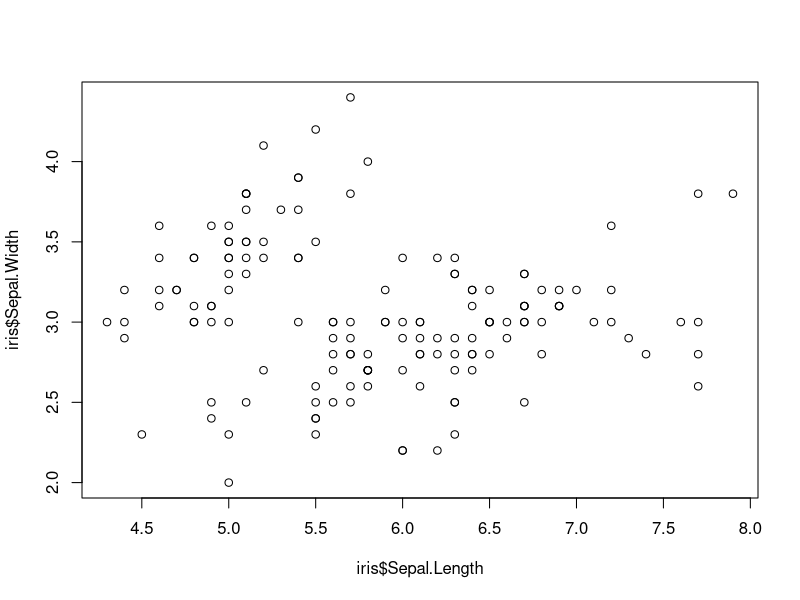
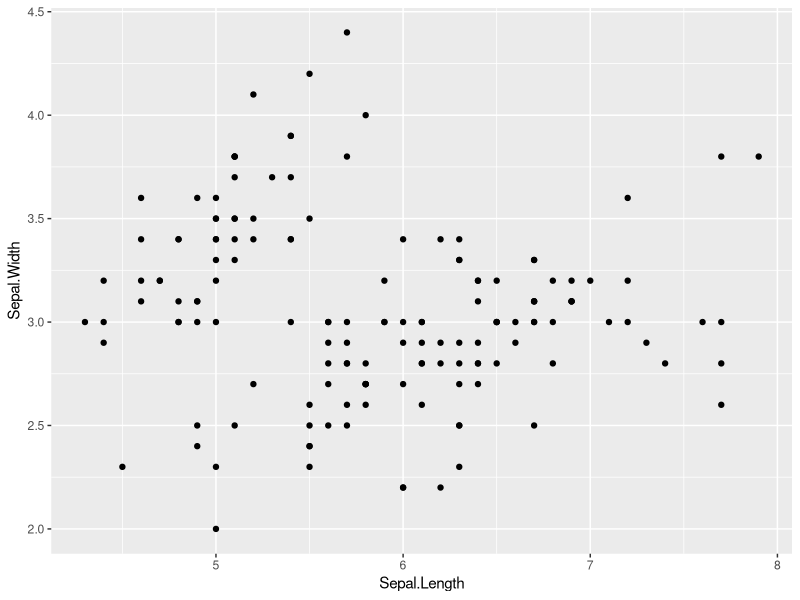
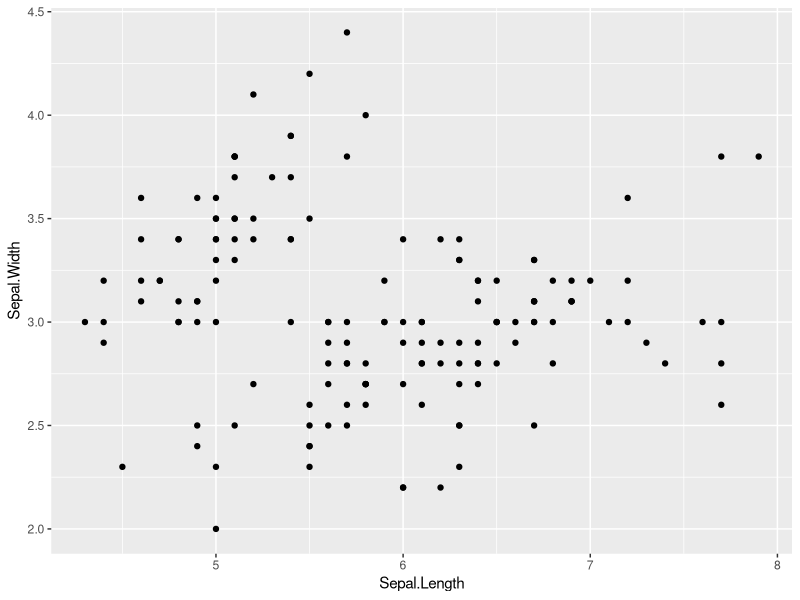
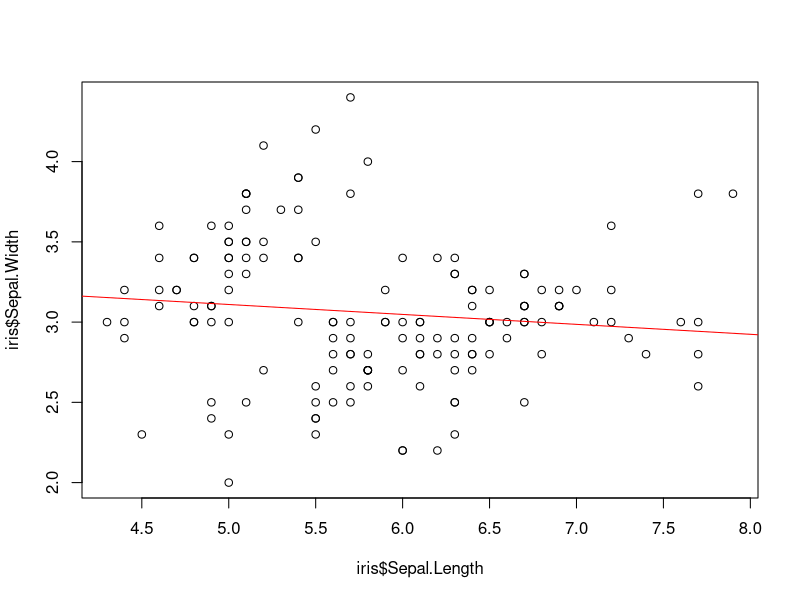
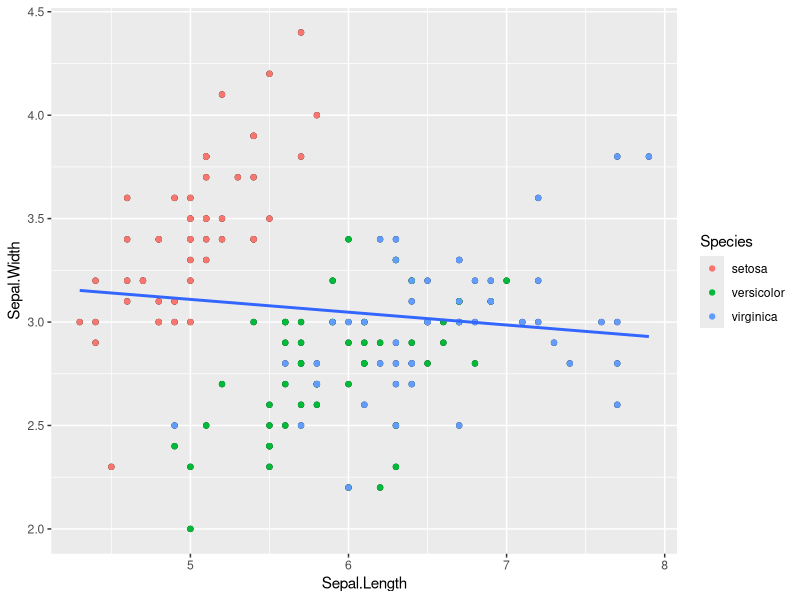
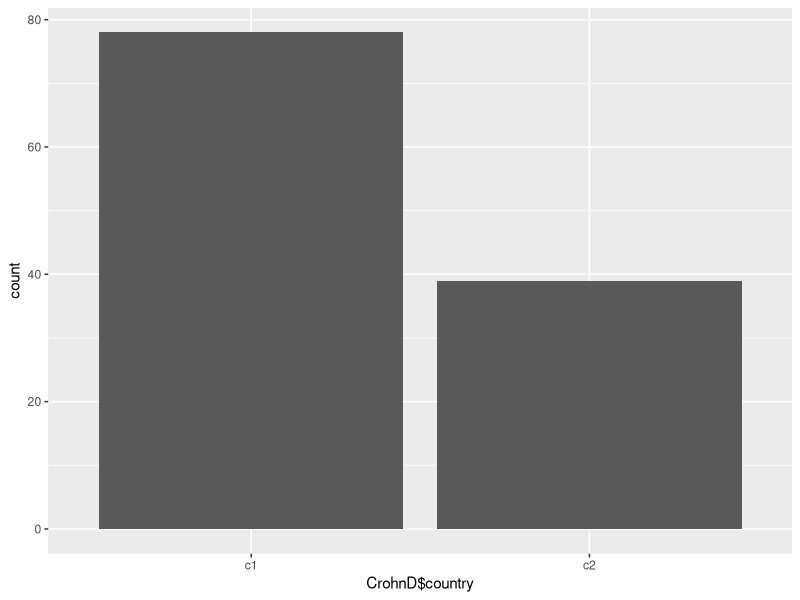
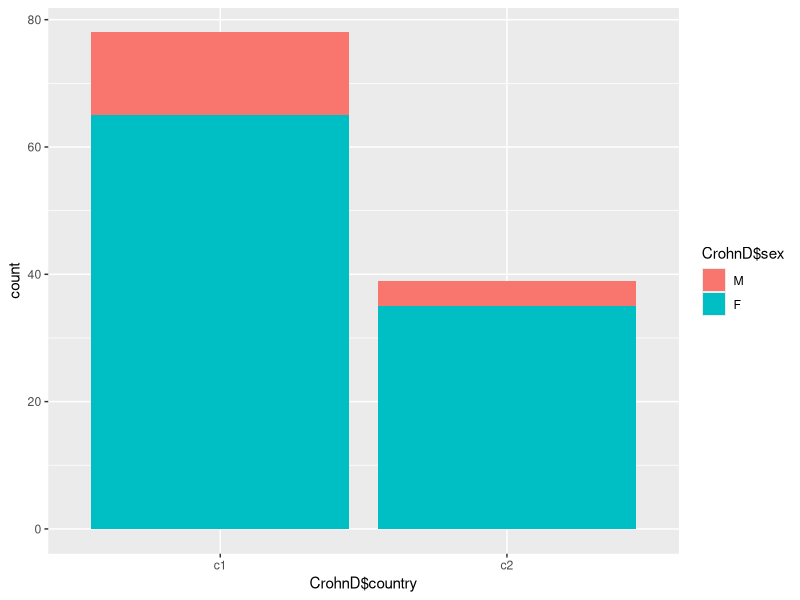
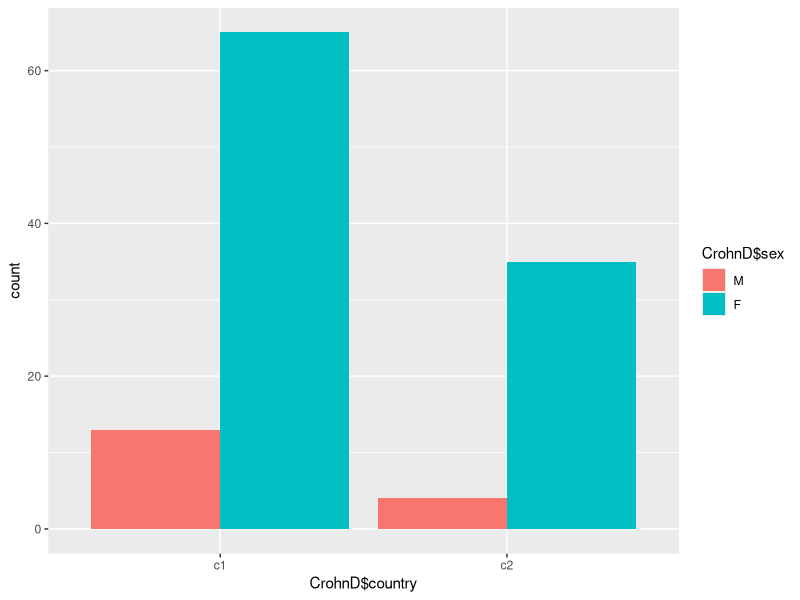

R code for these plots, in order:
################################################################################
### ggplot2
################################################################################
## Install ggplot2 package
install.packages("ggplot2")
# Load ggplot2 package
library(ggplot2)
# List of available geometric objects
help.search("geom_", package = "ggplot2")


## SCATTERPLOT with ggplot2
# Use the iris dataset
data(iris)
# Base graph
plot(iris$Sepal.Length, iris$Sepal.Width)
# Begin plot with ggplot() function 
# to create coordinate system
# Next add layer of points to plot: geom_point()
ggplot(data = iris) + 
  geom_point(mapping = aes(x = Sepal.Length, 
                           y = Sepal.Width))
# OR same plot with
ggplot(data = iris,
       aes(x = Sepal.Length, 
           y = Sepal.Width)) + 
  geom_point()
# With simple linear regression line
# Basic plot with lm line
iris.lm <- lm(iris$Sepal.Width ~ iris$Sepal.Length)
summary(iris.lm)
# iris.intercept = iris.lm$coefficients[1]
# iris.slope = iris.lm$coefficients[2]
plot(iris$Sepal.Length, iris$Sepal.Width)
abline(iris.lm, col = "red")
# Now in ggplot2
plot1<- ggplot(data = iris,
               aes(x = Sepal.Length, 
               y = Sepal.Width)) + 
          geom_point()
# Without confidence interval
plot1 + geom_point(aes(color = Species)) + 
  geom_smooth(method = "lm", se = FALSE)


## http://vincentarelbundock.github.io/Rdatasets/datasets.html
## Load the CrohnD dataset 
#  from the robustbase package
install.packages("robustbase") 
library(robustbase)
# Data set issued from a study 
# of the adverse events of a drug on 
# 117 patients affected by Crohn's disease 
# (a chronic inflammatory disease of the intestines)
data(CrohnD)
# Structure: 117 obs. 9 variables
str(CrohnD)
# The first five rows (patients)
CrohnD[1:5,]


## BARPLOT with ggplot2
# country.freq <- table(CrohnD$country)
# barplot(country.freq, ylim = c(0,100))
bp1 <- ggplot(CrohnD, aes(CrohnD$country))
# geom_bar uses stat="count" which 
# makes the height of the bar proportion 
# to the number of cases in each group
bp1 + geom_bar()
# Make it a stacked barplot incl. gender
bp2 <- ggplot(CrohnD, aes(CrohnD$country))
bp2 + geom_bar(aes(fill = CrohnD$sex))

# Make it a grouped barplot incl. gender
bp3 <- ggplot(CrohnD, aes(CrohnD$country))
bp3 + geom_bar(aes(fill = CrohnD$sex),
               position = "dodge")
# Custom title and labels of axes
# and change theme (white background)
bp4 <- ggplot(CrohnD, aes(CrohnD$country))
bp4 + geom_bar(aes(fill = CrohnD$sex),
               position = "dodge") +
  xlab("Country") + 
  ylab("Frequency by gender") +
  ggtitle("Countries and gender") +
  theme_bw()

# Change limits y-axis 
# and change legend
bp5 <- ggplot(CrohnD, aes(CrohnD$country))
bp5 + geom_bar(aes(fill = CrohnD$sex),
               position = "dodge") +
  xlab("Country") + 
  ylab("Frequency by gender") +
  ylim(0,70) +
  ggtitle("Countries and gender") +
# to remove the legend
  # guides(fill = FALSE) + 
# to remove the legend title
  # guides(fill = guide_legend(title = NULL)) + 
# to set legend title
  # guides(fill = guide_legend(title = "Gender")) + 
# set legend title and labels
  scale_fill_discrete(
    name = "Gender",
    breaks = c("M", "F"),
    labels = c("Male", "Female")) +
  theme_bw() +
  theme(plot.title = element_text(hjust = 0.5))
# last line to center plot title


## HISTOGRAM with ggplot2
# histogram1
ggplot(CrohnD, aes(CrohnD$BMI)) + 
  geom_histogram()
# histogram2
ggplot(CrohnD, aes(CrohnD$BMI)) + 
  geom_histogram(aes(y =..density..),
                 binwidth = 0.8,
                 alpha = I(.25),
                 col = I("gray")) +
  xlab("BMI") + 
  xlim(10,50) +
  geom_density(col = "blue") +
  theme_bw()


## BOXPLOT with ggplot2
# A simple ggplot boxplot
bxp1 <- ggplot(CrohnD, aes(x = treat, y = nrAdvE)) +
  geom_boxplot()
bxp1
# Boxplot with custom axis labels and ticks,
# centered title, coloring, margins set
library(RColorBrewer)
bxp2 <- ggplot(CrohnD, aes(x = treat, y = nrAdvE)) +
  geom_boxplot(fill = brewer.pal(3,"Set2"), 
               colour = brewer.pal(3,"Set2"), 
               alpha = 0.7) + 
  scale_x_discrete(name = "Treatment") +
  scale_y_continuous(name = "Number of adverse events",
                     breaks = seq(0, 14, 2),
                     limits=c(0, 14)) +
  ggtitle("Boxplot of number of adverse events per treatment") +
  theme(plot.title = element_text(hjust = 0.5),
        plot.margin = margin(1, 1, 2, 2, "cm")) 
bxp2


## FACETING - SMALL MULTIPLES
# Generate data for 12 samples,
# 100 values (total 1200 rows)
Measurement <- rep(1:100, each = 12)
Measurement[1:36]
Samples <- factor(rep(paste0("Sample",1:12),100),
                  levels = paste0("Sample",1:12))
# factor and levels set for correct order
Samples[1:36]
Values <- rnorm(1200)
Values[1:36]
df <- data.frame(Measurement, Samples, Values)
df[1:24,]
# Plot the data as lines
p1 <- ggplot(df, aes(Measurement, Values)) + 
  geom_line(aes(color = Samples))
p1
# Now with faceting
p2 <- ggplot(df, aes(Measurement, Values)) + 
  geom_line(aes(color = Samples)) + 
  facet_wrap(~Samples, ncol = 4)
p2
# Same but with data points 
p3 <- ggplot(df, aes(Measurement, Values)) + 
  geom_point(aes(color = Samples),
             size = 0.7) + 
  facet_wrap(~Samples, ncol = 4)
p3


## ggrepel: Repulsive Text and Label Geoms for 'ggplot2'
install.packages("ggrepel")
library(ggrepel)
# Scatterplot CrohnD height vs weight
s1 <- ggplot(data = CrohnD,
               aes(x = height, 
                   y = weight)) 
s1 + geom_point(aes(color = treat))
# With labels
s2 <- ggplot(data = CrohnD,
             aes(x = height, 
                 y = weight)) + 
      geom_point(aes(color = treat)) +
      geom_text(aes(height, weight, 
                    label = ID))
s2
# Repel text labels and use faceting
s3 <- ggplot(data = CrohnD,
             aes(x = height, 
                 y = weight)) + 
  geom_point(aes(color = treat)) +
  geom_text_repel(aes(height, weight, 
                      label = ID)) + 
  facet_wrap(~treat, ncol = 1)
s3
# With fancy labels
s4 <- ggplot(data = CrohnD,
             aes(x = height, 
                 y = weight)) + 
  geom_point(aes(color = treat)) +
  geom_label_repel(
    aes(height, weight, fill = factor(treat), label = ID),
    fontface = 'bold', color = 'white', size = 3,
    box.padding = 0.35, point.padding = 0.5,
    segment.color = 'grey50'
  ) +
  facet_wrap(~treat, ncol = 1)
s4



################################################################################
################################################################################
################################################################################
